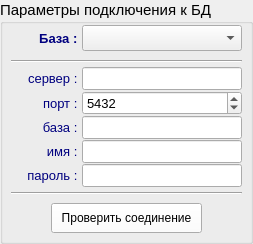
     <widget class="QGroupBox" name="pan_DB_params">
      <property name="font">
       <font>
        <pointsize>11</pointsize>
        <weight>50</weight>
        <bold>false</bold>
       </font>
      </property>
      <property name="title">
       <string>Параметры подключения к БД</string>
      </property>
      <layout class="QFormLayout" name="formLayout_2">
       <property name="fieldGrowthPolicy">
        <enum>QFormLayout::AllNonFixedFieldsGrow</enum>
       </property>
       <property name="horizontalSpacing">
        <number>1</number>
       </property>
       <property name="verticalSpacing">
        <number>1</number>
       </property>
       <property name="leftMargin">
        <number>8</number>
       </property>
       <property name="topMargin">
        <number>1</number>
       </property>
       <property name="rightMargin">
        <number>8</number>
       </property>
       <property name="bottomMargin">
        <number>8</number>
       </property>
       <item row="1" column="0">
        <widget class="Line" name="line_4">
         <property name="lineWidth">
          <number>0</number>
         </property>
         <property name="orientation">
          <enum>Qt::Horizontal</enum>
         </property>
        </widget>
       </item>
       <item row="2" column="0" colspan="2">
        <widget class="Line" name="line_6">
         <property name="minimumSize">
          <size>
           <width>100</width>
           <height>10</height>
          </size>
         </property>
         <property name="orientation">
          <enum>Qt::Horizontal</enum>
         </property>
        </widget>
       </item>
       <item row="3" column="0">
        <widget class="QLabel" name="label">
         <property name="minimumSize">
          <size>
           <width>70</width>
           <height>0</height>
          </size>
         </property>
         <property name="maximumSize">
          <size>
           <width>70</width>
           <height>16777215</height>
          </size>
         </property>
         <property name="palette">
          <palette>
           <active>
            <colorrole role="WindowText">
             <brush brushstyle="SolidPattern">
              <color alpha="255">
               <red>0</red>
               <green>0</green>
               <blue>127</blue>
              </color>
             </brush>
            </colorrole>
           </active>
           <inactive>
            <colorrole role="WindowText">
             <brush brushstyle="SolidPattern">
              <color alpha="255">
               <red>0</red>
               <green>0</green>
               <blue>127</blue>
              </color>
             </brush>
            </colorrole>
           </inactive>
           <disabled>
            <colorrole role="WindowText">
             <brush brushstyle="SolidPattern">
              <color alpha="255">
               <red>106</red>
               <green>104</green>
               <blue>100</blue>
              </color>
             </brush>
            </colorrole>
           </disabled>
          </palette>
         </property>
         <property name="font">
          <font>
           <pointsize>10</pointsize>
           <weight>50</weight>
           <bold>false</bold>
          </font>
         </property>
         <property name="text">
          <string>сервер : </string>
         </property>
         <property name="alignment">
          <set>Qt::AlignRight|Qt::AlignTrailing|Qt::AlignVCenter</set>
         </property>
        </widget>
       </item>
       <item row="3" column="1">
        <widget class="QLineEdit" name="tc_host">
         <property name="minimumSize">
          <size>
           <width>100</width>
           <height>0</height>
          </size>
         </property>
         <property name="font">
          <font>
           <pointsize>10</pointsize>
           <weight>50</weight>
           <bold>false</bold>
          </font>
         </property>
        </widget>
       </item>
       <item row="4" column="0">
        <widget class="QLabel" name="label_10">
         <property name="minimumSize">
          <size>
           <width>70</width>
           <height>0</height>
          </size>
         </property>
         <property name="maximumSize">
          <size>
           <width>70</width>
           <height>16777215</height>
          </size>
         </property>
         <property name="palette">
          <palette>
           <active>
            <colorrole role="WindowText">
             <brush brushstyle="SolidPattern">
              <color alpha="255">
               <red>0</red>
               <green>0</green>
               <blue>127</blue>
              </color>
             </brush>
            </colorrole>
           </active>
           <inactive>
            <colorrole role="WindowText">
             <brush brushstyle="SolidPattern">
              <color alpha="255">
               <red>0</red>
               <green>0</green>
               <blue>127</blue>
              </color>
             </brush>
            </colorrole>
           </inactive>
           <disabled>
            <colorrole role="WindowText">
             <brush brushstyle="SolidPattern">
              <color alpha="255">
               <red>106</red>
               <green>104</green>
               <blue>100</blue>
              </color>
             </brush>
            </colorrole>
           </disabled>
          </palette>
         </property>
         <property name="font">
          <font>
           <pointsize>10</pointsize>
           <weight>50</weight>
           <bold>false</bold>
          </font>
         </property>
         <property name="text">
          <string>порт : </string>
         </property>
         <property name="alignment">
          <set>Qt::AlignRight|Qt::AlignTrailing|Qt::AlignVCenter</set>
         </property>
        </widget>
       </item>
       <item row="4" column="1">
        <widget class="QSpinBox" name="spin_port">
         <property name="font">
          <font>
           <pointsize>10</pointsize>
           <weight>50</weight>
           <bold>false</bold>
          </font>
         </property>
         <property name="maximum">
          <number>10000</number>
         </property>
         <property name="value">
          <number>5432</number>
         </property>
        </widget>
       </item>
       <item row="5" column="0">
        <widget class="QLabel" name="label_3">
         <property name="minimumSize">
          <size>
           <width>70</width>
           <height>0</height>
          </size>
         </property>
         <property name="maximumSize">
          <size>
           <width>70</width>
           <height>16777215</height>
          </size>
         </property>
         <property name="palette">
          <palette>
           <active>
            <colorrole role="WindowText">
             <brush brushstyle="SolidPattern">
              <color alpha="255">
               <red>0</red>
               <green>0</green>
               <blue>127</blue>
              </color>
             </brush>
            </colorrole>
           </active>
           <inactive>
            <colorrole role="WindowText">
             <brush brushstyle="SolidPattern">
              <color alpha="255">
               <red>0</red>
               <green>0</green>
               <blue>127</blue>
              </color>
             </brush>
            </colorrole>
           </inactive>
           <disabled>
            <colorrole role="WindowText">
             <brush brushstyle="SolidPattern">
              <color alpha="255">
               <red>106</red>
               <green>104</green>
               <blue>100</blue>
              </color>
             </brush>
            </colorrole>
           </disabled>
          </palette>
         </property>
         <property name="font">
          <font>
           <pointsize>10</pointsize>
           <weight>50</weight>
           <bold>false</bold>
          </font>
         </property>
         <property name="text">
          <string>база : </string>
         </property>
         <property name="alignment">
          <set>Qt::AlignRight|Qt::AlignTrailing|Qt::AlignVCenter</set>
         </property>
        </widget>
       </item>
       <item row="5" column="1">
        <widget class="QLineEdit" name="tc_base">
         <property name="minimumSize">
          <size>
           <width>100</width>
           <height>0</height>
          </size>
         </property>
         <property name="font">
          <font>
           <pointsize>10</pointsize>
           <weight>50</weight>
           <bold>false</bold>
          </font>
         </property>
        </widget>
       </item>
       <item row="6" column="0">
        <widget class="QLabel" name="label_4">
         <property name="minimumSize">
          <size>
           <width>70</width>
           <height>0</height>
          </size>
         </property>
         <property name="maximumSize">
          <size>
           <width>70</width>
           <height>16777215</height>
          </size>
         </property>
         <property name="palette">
          <palette>
           <active>
            <colorrole role="WindowText">
             <brush brushstyle="SolidPattern">
              <color alpha="255">
               <red>0</red>
               <green>0</green>
               <blue>127</blue>
              </color>
             </brush>
            </colorrole>
           </active>
           <inactive>
            <colorrole role="WindowText">
             <brush brushstyle="SolidPattern">
              <color alpha="255">
               <red>0</red>
               <green>0</green>
               <blue>127</blue>
              </color>
             </brush>
            </colorrole>
           </inactive>
           <disabled>
            <colorrole role="WindowText">
             <brush brushstyle="SolidPattern">
              <color alpha="255">
               <red>106</red>
               <green>104</green>
               <blue>100</blue>
              </color>
             </brush>
            </colorrole>
           </disabled>
          </palette>
         </property>
         <property name="font">
          <font>
           <pointsize>10</pointsize>
           <weight>50</weight>
           <bold>false</bold>
          </font>
         </property>
         <property name="text">
          <string>имя : </string>
         </property>
         <property name="alignment">
          <set>Qt::AlignRight|Qt::AlignTrailing|Qt::AlignVCenter</set>
         </property>
        </widget>
       </item>
       <item row="6" column="1">
        <widget class="QLineEdit" name="tc_user">
         <property name="minimumSize">
          <size>
           <width>100</width>
           <height>0</height>
          </size>
         </property>
         <property name="font">
          <font>
           <pointsize>10</pointsize>
           <weight>50</weight>
           <bold>false</bold>
          </font>
         </property>
        </widget>
       </item>
       <item row="7" column="0">
        <widget class="QLabel" name="label_5">
         <property name="minimumSize">
          <size>
           <width>70</width>
           <height>0</height>
          </size>
         </property>
         <property name="maximumSize">
          <size>
           <width>70</width>
           <height>16777215</height>
          </size>
         </property>
         <property name="palette">
          <palette>
           <active>
            <colorrole role="WindowText">
             <brush brushstyle="SolidPattern">
              <color alpha="255">
               <red>0</red>
               <green>0</green>
               <blue>127</blue>
              </color>
             </brush>
            </colorrole>
           </active>
           <inactive>
            <colorrole role="WindowText">
             <brush brushstyle="SolidPattern">
              <color alpha="255">
               <red>0</red>
               <green>0</green>
               <blue>127</blue>
              </color>
             </brush>
            </colorrole>
           </inactive>
           <disabled>
            <colorrole role="WindowText">
             <brush brushstyle="SolidPattern">
              <color alpha="255">
               <red>106</red>
               <green>104</green>
               <blue>100</blue>
              </color>
             </brush>
            </colorrole>
           </disabled>
          </palette>
         </property>
         <property name="font">
          <font>
           <pointsize>10</pointsize>
           <weight>50</weight>
           <bold>false</bold>
          </font>
         </property>
         <property name="text">
          <string>пароль : </string>
         </property>
         <property name="alignment">
          <set>Qt::AlignRight|Qt::AlignTrailing|Qt::AlignVCenter</set>
         </property>
        </widget>
       </item>
       <item row="7" column="1">
        <widget class="QLineEdit" name="tc_pass">
         <property name="minimumSize">
          <size>
           <width>100</width>
           <height>0</height>
          </size>
         </property>
         <property name="font">
          <font>
           <pointsize>10</pointsize>
           <weight>50</weight>
           <bold>false</bold>
          </font>
         </property>
        </widget>
       </item>
       <item row="8" column="0" colspan="2">
        <widget class="Line" name="line_5">
         <property name="minimumSize">
          <size>
           <width>100</width>
           <height>10</height>
          </size>
         </property>
         <property name="orientation">
          <enum>Qt::Horizontal</enum>
         </property>
        </widget>
       </item>
       <item row="9" column="0">
        <widget class="Line" name="line_3">
         <property name="lineWidth">
          <number>0</number>
         </property>
         <property name="orientation">
          <enum>Qt::Horizontal</enum>
         </property>
        </widget>
       </item>
       <item row="10" column="0" colspan="2">
        <layout class="QHBoxLayout" name="horizontalLayout_2">
         <item>
          <spacer name="horizontalSpacer">
           <property name="orientation">
            <enum>Qt::Horizontal</enum>
           </property>
           <property name="sizeHint" stdset="0">
            <size>
             <width>40</width>
             <height>20</height>
            </size>
           </property>
          </spacer>
         </item>
         <item>
          <widget class="QPushButton" name="bn_save_DB_params">
           <property name="minimumSize">
            <size>
             <width>100</width>
             <height>30</height>
            </size>
           </property>
           <property name="palette">
            <palette>
             <active>
              <colorrole role="Button">
               <brush brushstyle="SolidPattern">
                <color alpha="255">
                 <red>255</red>
                 <green>255</green>
                 <blue>255</blue>
                </color>
               </brush>
              </colorrole>
             </active>
             <inactive>
              <colorrole role="Button">
               <brush brushstyle="SolidPattern">
                <color alpha="255">
                 <red>255</red>
                 <green>255</green>
                 <blue>255</blue>
                </color>
               </brush>
              </colorrole>
             </inactive>
             <disabled>
              <colorrole role="Button">
               <brush brushstyle="SolidPattern">
                <color alpha="255">
                 <red>255</red>
                 <green>255</green>
                 <blue>255</blue>
                </color>
               </brush>
              </colorrole>
             </disabled>
            </palette>
           </property>
           <property name="font">
            <font>
             <pointsize>9</pointsize>
             <weight>50</weight>
             <bold>false</bold>
            </font>
           </property>
           <property name="text">
            <string>  Проверить соединение  </string>
           </property>
          </widget>
         </item>
         <item>
          <spacer name="horizontalSpacer_2">
           <property name="orientation">
            <enum>Qt::Horizontal</enum>
           </property>
           <property name="sizeHint" stdset="0">
            <size>
             <width>40</width>
             <height>20</height>
            </size>
           </property>
          </spacer>
         </item>
        </layout>
       </item>
       <item row="0" column="0">
        <widget class="QLabel" name="label_2">
         <property name="minimumSize">
          <size>
           <width>70</width>
           <height>0</height>
          </size>
         </property>
         <property name="maximumSize">
          <size>
           <width>70</width>
           <height>16777215</height>
          </size>
         </property>
         <property name="palette">
          <palette>
           <active>
            <colorrole role="WindowText">
             <brush brushstyle="SolidPattern">
              <color alpha="255">
               <red>0</red>
               <green>0</green>
               <blue>127</blue>
              </color>
             </brush>
            </colorrole>
           </active>
           <inactive>
            <colorrole role="WindowText">
             <brush brushstyle="SolidPattern">
              <color alpha="255">
               <red>0</red>
               <green>0</green>
               <blue>127</blue>
              </color>
             </brush>
            </colorrole>
           </inactive>
           <disabled>
            <colorrole role="WindowText">
             <brush brushstyle="SolidPattern">
              <color alpha="255">
               <red>106</red>
               <green>104</green>
               <blue>100</blue>
              </color>
             </brush>
            </colorrole>
           </disabled>
          </palette>
         </property>
         <property name="font">
          <font>
           <pointsize>10</pointsize>
           <weight>75</weight>
           <bold>true</bold>
          </font>
         </property>
         <property name="text">
          <string>База : </string>
         </property>
         <property name="alignment">
          <set>Qt::AlignRight|Qt::AlignTrailing|Qt::AlignVCenter</set>
         </property>
        </widget>
       </item>
       <item row="0" column="1">
        <widget class="QComboBox" name="combo_base">
         <property name="maxVisibleItems">
          <number>50</number>
         </property>
        </widget>
       </item>
      </layout>
     </widget>
